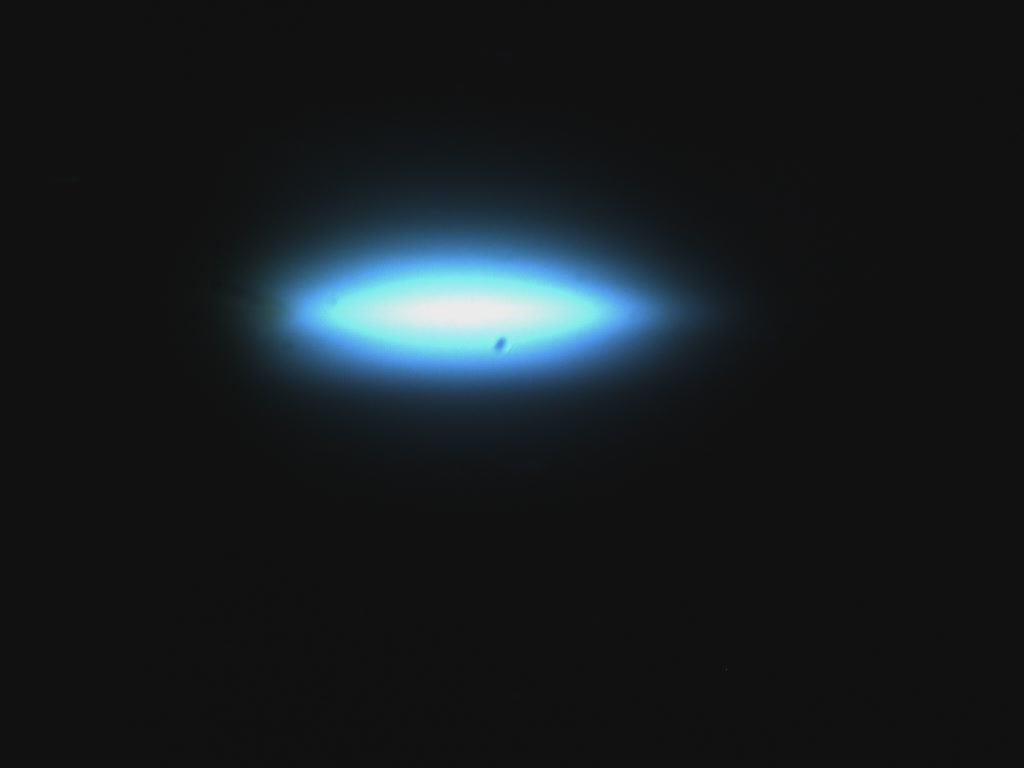
#> input picture beam_z20_g1_e70_s100_60_t100.png, 1024 x 768 px
$ python beamImageConstructor.py   (older library calls are emulated)
#> lines starting #> are read from the running program, lines starting #| are printed output that depends on the picture
import numpy as np
import matplotlib.image as mpimg
import matplotlib.pyplot as plt

def generateBeamFromPNG(pngImage, redWeightValue, greenWeightValue, blueWeightValue):
    """Function that generates a beam array from a PNG file.

    INPUTS:
        pngImage           -The path to a png file that contains an image of an X-ray beam as a string.
        redWeightValue     -A scalar (float) value giving the weight of the red pixels in the png image
                            for the conversion to grayscale.
        greenWeightValue   -A scalar (float) value giving the weight of the green pixels in the png image
                            for the conversion to grayscale.
        blueWeightValue    -A scalar (float) value giving the weight of the blue pixels in the png image
                            for the conversion to grayscale.

    OUTPUTS:
        beamArray          -A 2D numpy array of integer values as a spatially resolved representation
                            of relative intensities. The values should be between 0 and 255 to be
                            compatible with the .pgm file format.
    """
#> called with pngImage = 'beam_z20_g1_e70_s100_60_t100.png', redWeightValue = 0.3, greenWeightValue = 0.6, blueWeightValue = 0.1

    rgbBeamImage = mpimg.imread(pngImage)     #read the png file
#> rgbBeamImage is the input picture: shape (768, 1024, 3) float32; mean R, G, B 0.0907, 0.113, 0.125
    grayscaleBeamImage = rgb2Grayscale(rgbBeamImage, redWeightValue, greenWeightValue, blueWeightValue)     #convert from rgb values to grayscale
    beamArray = scaleArray(grayscaleBeamImage)     #scale the array whilst converting floats to integer values
    return beamArray     #return beam array

def rgb2Grayscale(imageFile,redWeight,greenWeight,blueWeight):
    """Function to convert rgb images to grayscale

    INPUTS:
        imageFile              -An N x M x 3 (3D) array of floats representing the RGB values of an image.
        redWeight              -A scalar (float) value giving the weight of the red pixels in the png image
                                for the conversion to grayscale.
        greenWeight            -A scalar (float) value giving the weight of the green pixels in the png image
                                for the conversion to grayscale.
        blueWeight             -A scalar (float) value giving the weight of the blue pixels in the png image
                                for the conversion to grayscale.

    OUTPUTS:
        grayscaleimage         -An N x M (2D) array of floats representing the weighted average grayscale values
                                of the image.
    """
#> called with redWeight = 0.3, greenWeight = 0.6, blueWeight = 0.1

    #Extract the red, green and blues pixels from the image
    redPixels, greenPixels, bluePixels = imageFile[:,:,0], imageFile[:,:,1], imageFile[:,:,2]
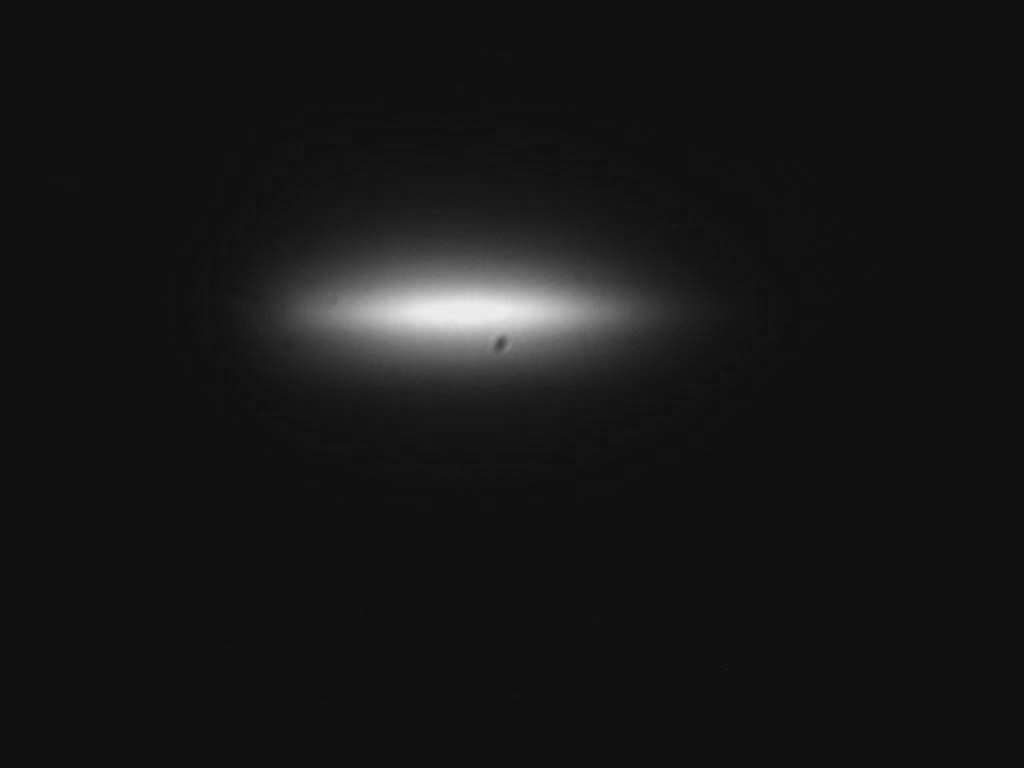
#> redPixels: shape (768, 1024) float32; min 0.051, max 0.929, mean 0.0906
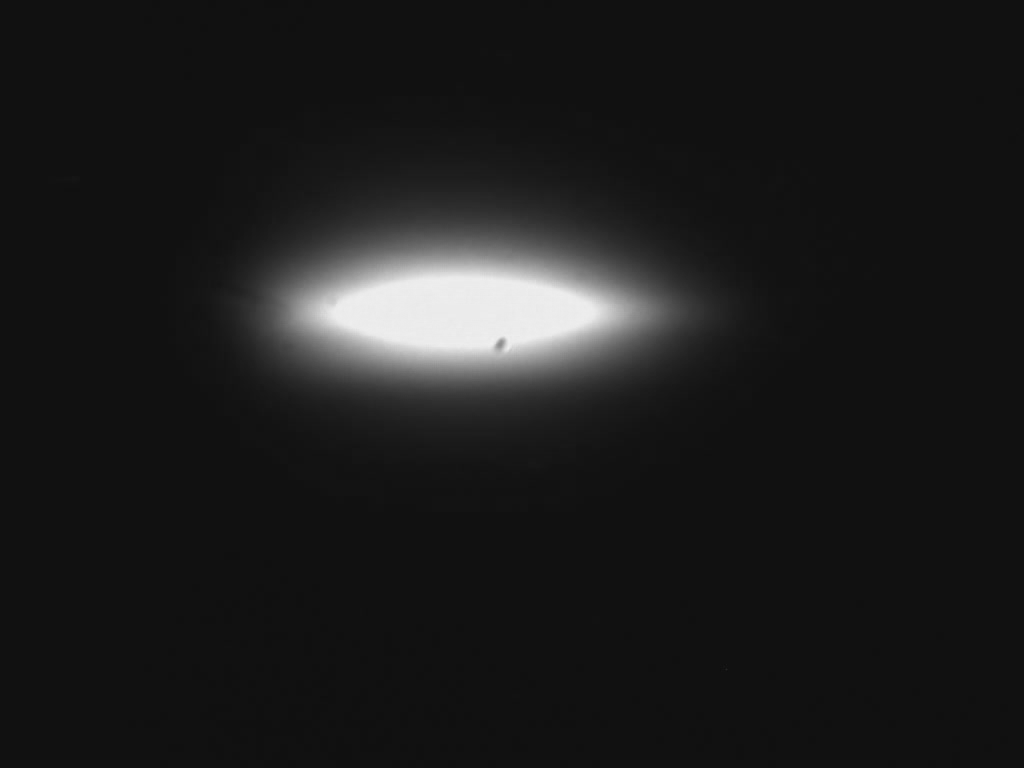
#> greenPixels: shape (768, 1024) float32; min 0.051, max 0.941, mean 0.112
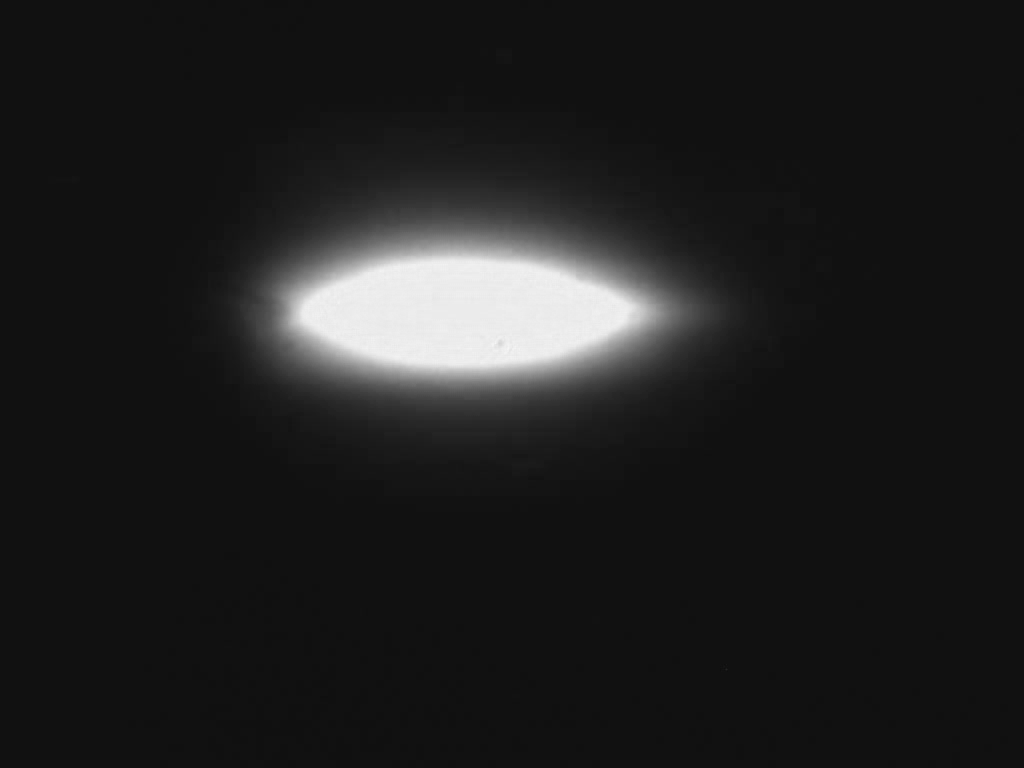
#> bluePixels: shape (768, 1024) float32; min 0.051, max 0.965, mean 0.124
    #Calculate the weighted average
    grayscaleImage = (redWeight * redPixels) + (greenWeight * greenPixels) + (blueWeight * bluePixels)

    return grayscaleImage     #return the grayscale image

def scaleArray(array):
    """ Function to scale the values of the array to range between 0 and 255.
    This function also converts all values to integer values so it's compatible
    with the pgm image file format.

    INPUTS:
        array           -A numpy array of floats/ints

    OUTPUTS:
        scaledArray     -A scaled version of the input array. Values in the array are
                            converted to integers.
    """
    scalingValue = 255/array.max()
#> scalingValue = 275.2
    scaledArrayAsFloats = np.around(array * scalingValue)
    scaledArray = scaledArrayAsFloats.astype(int)
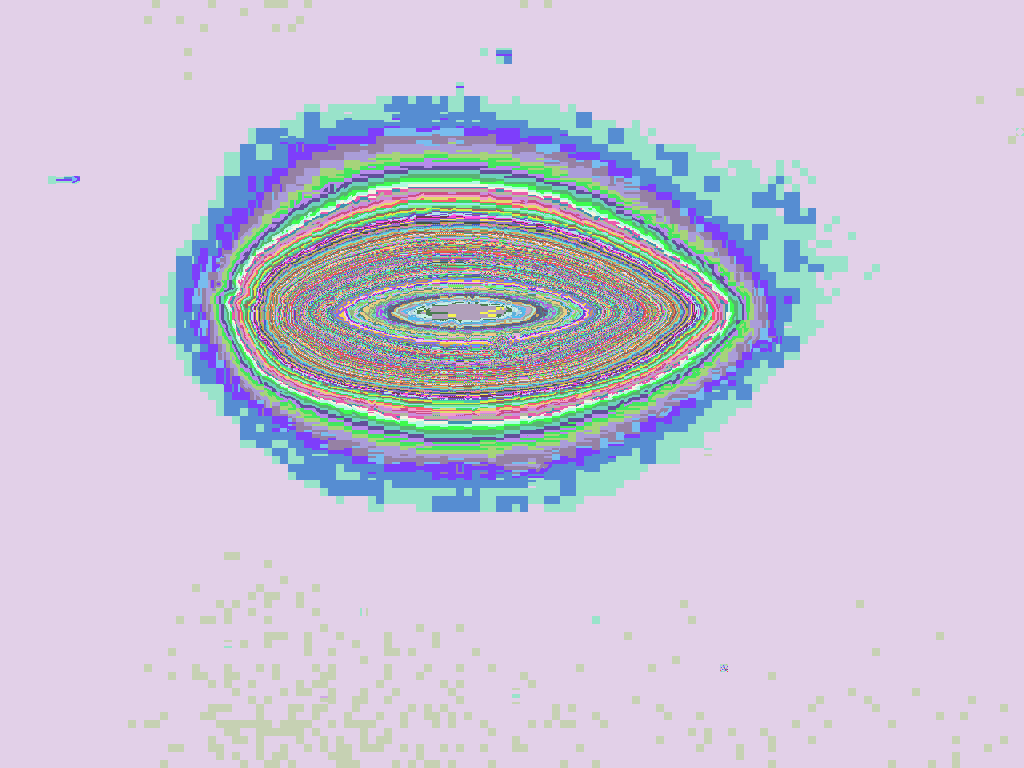
#> scaledArray: shape (768, 1024) int64; 242 distinct labels, from 14 to 255; one colour per label, 0 black
    return scaledArray

def parseBeamImageFilename(imageFilename):
    """Parse the image file name to get the information about the camera settings used to capture the image

    INPUTS:
        imageFilename         -String pointing to the png image file.

    OUTPUTS:
        (Tuple of values)     -The output is a tuple of values giving various camera settings set during
                                image capture. These are:
                                zoom
                                gain
                                exposureTime
                                transmission
                                slits
    """
#> called with imageFilename = 'beam_z20_g1_e70_s100_60_t100.png'

    splitFilename = imageFilename.split("_")     #Split the filename by underscores
    slits = np.zeros(2, dtype=np.float)          #Preallocate array to store the slit dimensions
    #Loop through each split entry of the filename
    for entry in splitFilename:
        if entry != "beam":     #ignore the "beam" entry
            if ".png" in entry:             #check if the entry contains the file extension. If so then remove it.
                splitEntry = entry.split(".")
                entry = splitEntry[0]
            if entry.isdigit():             #check if the entry only contains numbers. If so then it's the vertical slit distance
                slits[1] = float(entry)
            else:                           #else check the different camera settings and assign them to the correct variable.
                firstLetter = entry[0]
                if firstLetter == 'z':
                    zoom = float(entry[1:])
                elif firstLetter == 'g':
                    gain = float(entry[1:])
                elif firstLetter == 'e':
                    exposureTime = float(entry[1:])
                elif firstLetter == 't':
                    transmission = float(entry[1:])
                elif firstLetter == 's':
                    slits[0] = float(entry[1:])

    return(zoom,gain,exposureTime,transmission,slits)     #Return tuple

############# Main script
beamFromPNG = generateBeamFromPNG('beam_z20_g1_e70_s100_60_t100.png', 0.3, 0.6, 0.1)
camera = parseBeamImageFilename('beam_z20_g1_e70_s100_60_t100.png')
